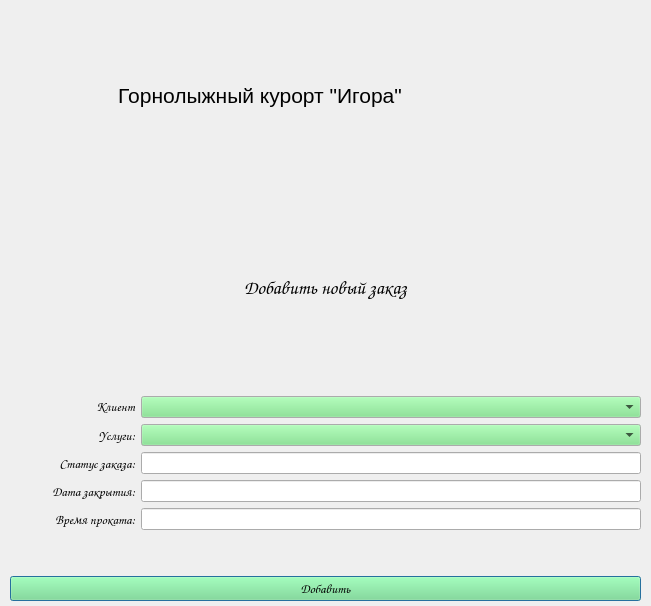
<?xml version="1.0" encoding="UTF-8"?>
<ui version="4.0">
 <class>Dialog</class>
 <widget class="QDialog" name="Dialog">
  <property name="geometry">
   <rect>
    <x>0</x>
    <y>0</y>
    <width>651</width>
    <height>606</height>
   </rect>
  </property>
  <property name="palette">
   <palette>
    <active>
     <colorrole role="Button">
      <brush brushstyle="SolidPattern">
       <color alpha="131">
        <red>118</red>
        <green>227</green>
        <blue>131</blue>
       </color>
      </brush>
     </colorrole>
    </active>
    <inactive>
     <colorrole role="Button">
      <brush brushstyle="SolidPattern">
       <color alpha="131">
        <red>118</red>
        <green>227</green>
        <blue>131</blue>
       </color>
      </brush>
     </colorrole>
    </inactive>
    <disabled>
     <colorrole role="Button">
      <brush brushstyle="SolidPattern">
       <color alpha="131">
        <red>118</red>
        <green>227</green>
        <blue>131</blue>
       </color>
      </brush>
     </colorrole>
    </disabled>
   </palette>
  </property>
  <property name="contextMenuPolicy">
   <enum>Qt::NoContextMenu</enum>
  </property>
  <property name="windowTitle">
   <string>Dialog</string>
  </property>
  <widget class="QWidget" name="verticalLayoutWidget">
   <property name="geometry">
    <rect>
     <x>10</x>
     <y>10</y>
     <width>631</width>
     <height>591</height>
    </rect>
   </property>
   <layout class="QVBoxLayout" name="verticalLayout" stretch="4,8,0,1">
    <item>
     <layout class="QHBoxLayout" name="horizontalLayout_18" stretch="8,2">
      <item>
       <widget class="QLabel" name="label_17">
        <property name="text">
         <string>&lt;html&gt;&lt;head/&gt;&lt;body&gt;&lt;p align=&quot;center&quot;&gt;&lt;span style=&quot; font-size:16pt;&quot;&gt;Горнолыжный курорт &amp;quot;Игора&amp;quot;&lt;/span&gt;&lt;/p&gt;&lt;/body&gt;&lt;/html&gt;</string>
        </property>
       </widget>
      </item>
      <item>
       <widget class="QLabel" name="label_18">
        <property name="text">
         <string/>
        </property>
        <property name="pixmap">
         <pixmap>../img/logo_mini.png</pixmap>
        </property>
       </widget>
      </item>
     </layout>
    </item>
    <item>
     <layout class="QVBoxLayout" name="verticalLayout_3">
      <item>
       <widget class="QLabel" name="label_16">
        <property name="font">
         <font>
          <family>Comic Sans MS</family>
          <pointsize>16</pointsize>
         </font>
        </property>
        <property name="text">
         <string>&lt;html&gt;&lt;head/&gt;&lt;body&gt;&lt;p align=&quot;center&quot;&gt;&lt;span style=&quot; font-size:14pt;&quot;&gt;Добавить новый заказ&lt;/span&gt;&lt;/p&gt;&lt;/body&gt;&lt;/html&gt;</string>
        </property>
       </widget>
      </item>
      <item>
       <layout class="QHBoxLayout" name="horizontalLayout_8" stretch="1,4">
        <item>
         <widget class="QLabel" name="label_2">
          <property name="font">
           <font>
            <family>Comic Sans MS</family>
            <pointsize>10</pointsize>
           </font>
          </property>
          <property name="text">
           <string>&lt;html&gt;&lt;head/&gt;&lt;body&gt;&lt;p align=&quot;right&quot;&gt;Клиент&lt;/p&gt;&lt;/body&gt;&lt;/html&gt;</string>
          </property>
         </widget>
        </item>
        <item>
         <widget class="QComboBox" name="comboClient"/>
        </item>
       </layout>
      </item>
      <item>
       <layout class="QHBoxLayout" name="horizontalLayout_10" stretch="1,4">
        <item>
         <widget class="QLabel" name="label_8">
          <property name="font">
           <font>
            <family>Comic Sans MS</family>
            <pointsize>10</pointsize>
           </font>
          </property>
          <property name="text">
           <string>Услуги:</string>
          </property>
          <property name="alignment">
           <set>Qt::AlignRight|Qt::AlignTrailing|Qt::AlignVCenter</set>
          </property>
         </widget>
        </item>
        <item>
         <widget class="QComboBox" name="comboServ"/>
        </item>
       </layout>
      </item>
      <item>
       <layout class="QHBoxLayout" name="horizontalLayout_9" stretch="2,8">
        <item>
         <widget class="QLabel" name="label_7">
          <property name="font">
           <font>
            <family>Comic Sans MS</family>
            <pointsize>10</pointsize>
           </font>
          </property>
          <property name="text">
           <string>Статус заказа:</string>
          </property>
          <property name="alignment">
           <set>Qt::AlignRight|Qt::AlignTrailing|Qt::AlignVCenter</set>
          </property>
         </widget>
        </item>
        <item>
         <widget class="QLineEdit" name="order_status"/>
        </item>
       </layout>
      </item>
      <item>
       <layout class="QHBoxLayout" name="horizontalLayout_12" stretch="2,8">
        <item>
         <widget class="QLabel" name="label_10">
          <property name="font">
           <font>
            <family>Comic Sans MS</family>
            <pointsize>10</pointsize>
           </font>
          </property>
          <property name="text">
           <string>Дата закрытия:</string>
          </property>
          <property name="alignment">
           <set>Qt::AlignRight|Qt::AlignTrailing|Qt::AlignVCenter</set>
          </property>
         </widget>
        </item>
        <item>
         <widget class="QLineEdit" name="end_date"/>
        </item>
       </layout>
      </item>
      <item>
       <layout class="QHBoxLayout" name="horizontalLayout_11" stretch="2,8">
        <item>
         <widget class="QLabel" name="label_9">
          <property name="font">
           <font>
            <family>Comic Sans MS</family>
            <pointsize>10</pointsize>
           </font>
          </property>
          <property name="text">
           <string>Время проката:</string>
          </property>
          <property name="alignment">
           <set>Qt::AlignRight|Qt::AlignTrailing|Qt::AlignVCenter</set>
          </property>
         </widget>
        </item>
        <item>
         <widget class="QLineEdit" name="use_time"/>
        </item>
       </layout>
      </item>
     </layout>
    </item>
    <item>
     <spacer name="verticalSpacer">
      <property name="orientation">
       <enum>Qt::Vertical</enum>
      </property>
      <property name="sizeHint" stdset="0">
       <size>
        <width>20</width>
        <height>40</height>
       </size>
      </property>
     </spacer>
    </item>
    <item>
     <layout class="QHBoxLayout" name="horizontalLayout_2" stretch="6">
      <item>
       <widget class="QPushButton" name="add_btn_2">
        <property name="palette">
         <palette>
          <active>
           <colorrole role="Button">
            <brush brushstyle="SolidPattern">
             <color alpha="255">
              <red>118</red>
              <green>227</green>
              <blue>131</blue>
             </color>
            </brush>
           </colorrole>
          </active>
          <inactive>
           <colorrole role="Button">
            <brush brushstyle="SolidPattern">
             <color alpha="255">
              <red>118</red>
              <green>227</green>
              <blue>131</blue>
             </color>
            </brush>
           </colorrole>
          </inactive>
          <disabled>
           <colorrole role="Button">
            <brush brushstyle="SolidPattern">
             <color alpha="255">
              <red>118</red>
              <green>227</green>
              <blue>131</blue>
             </color>
            </brush>
           </colorrole>
          </disabled>
         </palette>
        </property>
        <property name="font">
         <font>
          <family>Comic Sans MS</family>
          <pointsize>10</pointsize>
         </font>
        </property>
        <property name="text">
         <string>Добавить</string>
        </property>
       </widget>
      </item>
     </layout>
    </item>
   </layout>
  </widget>
 </widget>
 <resources/>
 <connections/>
</ui>
